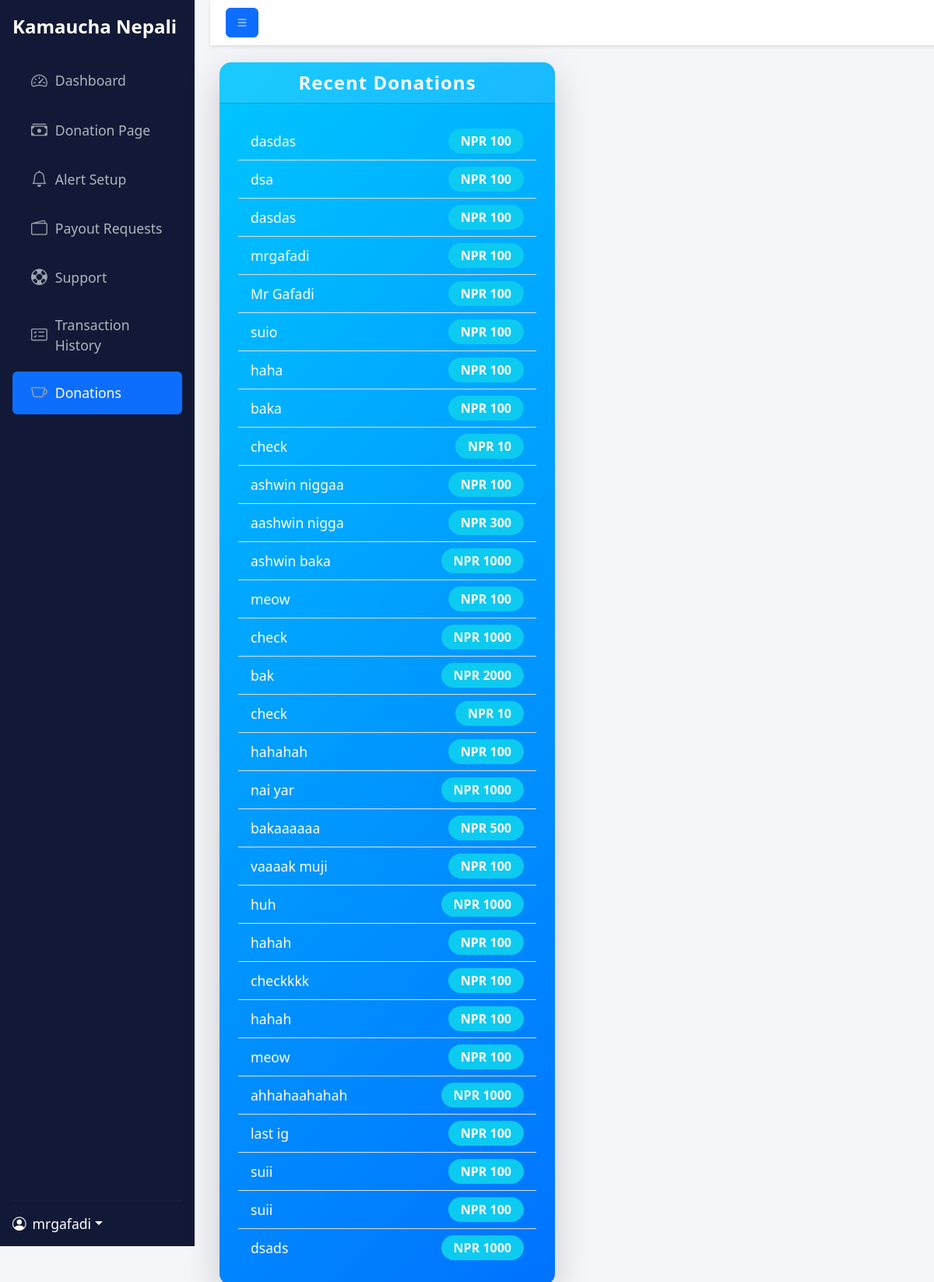
/dashboard/donations_page (signed in), run on an earlier commit of the app's database.
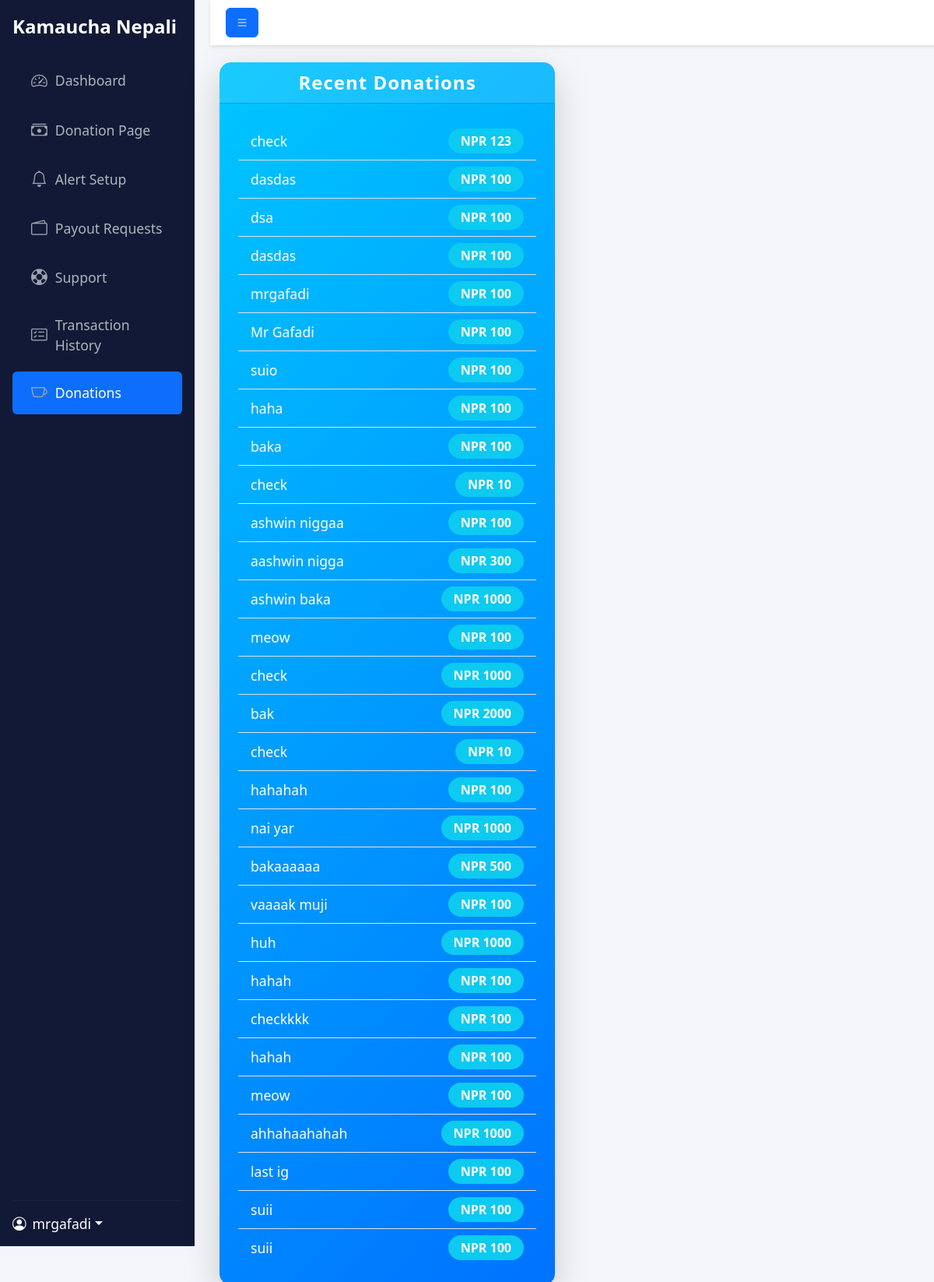
And on a later commit of the database.
### home/models.py (models this page shows, shortened)
class Donation(models.Model):
    PENDING = 'Pending'
    Completed = 'Completed'
    Status_Choices = [
        (PENDING, 'Pending'),
        (Completed, 'Completed'),]
    username = models.ForeignKey(User, on_delete=models.CASCADE)
    donator_name = models.TextField(max_length=200)
    donation_amount = models.IntegerField()
    donation_date = models.DateField(auto_now_add=True)
    donation_message = models.TextField(default="")
    transaction_uuid = models.TextField(default="")
    donation_status = models.CharField(
        max_length=20,
        choices=Status_Choices,
        default=PENDING,
    )

### home/views.py (the view)
# urls.py: path("dashboard/donations_page",views.donations_page,name="donations_page"),
def donations_page(request):
    if request.user.is_authenticated:
        recent_donations = Donation.objects.filter(username=request.user).order_by('-donation_date')[:30]
        return render(request,"home/donations.html",{"recent_donations":recent_donations})
    return redirect("/login/")

### home/templates/home/donations.html (shortened to what the changed rows need)
<!DOCTYPE html>
<html lang="en">
<head>
    <link href="https://cdn.jsdelivr.net/npm/bootstrap@5.3.0/dist/css/bootstrap.min.css" rel="stylesheet">
    <link href="https://cdn.jsdelivr.net/npm/bootstrap-icons@1.10.5/font/bootstrap-icons.css" rel="stylesheet">
</head>
<body>
<div class="content flex-grow-1">
    <div class="container main-content">
        <div class="row">
            <div class="col-md-6">
                <div class="card h-100 shadow-lg border-0" style="border-radius: 15px; background: linear-gradient(135deg, #00c6ff, #0072ff); color: white;">
                    <div class="card-body p-4">
                        <ul class="list-group list-group-flush">
                            {% for donation in recent_donations %}
                                <li class="list-group-item d-flex justify-content-between align-items-center bg-transparent" style="color: white; font-size: 1.1rem;">
                                    {{ donation.donator_name }}
                                    <span class="badge bg-info rounded-pill">NPR {{ donation.donation_amount }}</span>
                                </li>
                            {% empty %}
                                <li class="list-group-item d-flex justify-content-between align-items-center bg-transparent" style="color: white; font-size: 1.1rem;">
                                    No recent donations.
                                </li>
                            {% endfor %}
                        </ul>
                    </div>
                </div>
            </div>
        </div>
    </div>
</div>
</body>
</html>

What changed in the data, as far as the page shows it:
no longer on this page (row unchanged): Donation: donator_name "dsads", donation_amount "1000"
added Donation: donator_name "check", donation_amount "123"
